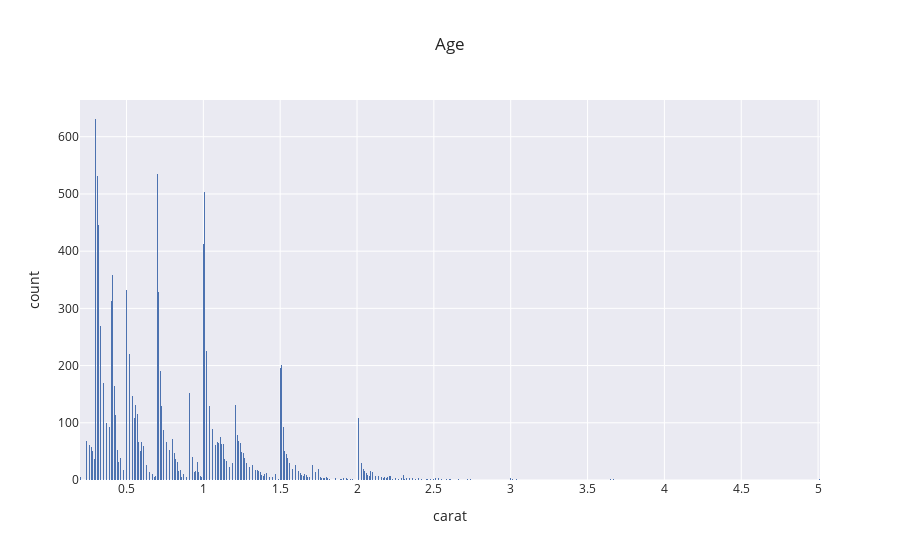

Here is the notebook cell this chart was saved with:
### Code cell
fig=px.histogram(PROBA, x='carat',nbins=1000,template='seaborn',title='Age',barmode='group')
fig.show()

### Figure 1 — Plotly figure (JSON) as saved in the notebook; plotly's stock layout.template omitted (floating-point values rounded to 4 significant figures; data arrays with more than 128 entries replaced by an {"elided": "..."} marker saying what was removed)
{"data": [{"alignmentgroup": "True", "bingroup": "x", "hovertemplate": "carat=%{x}<br>count=%{y}<extra></extra>", "legendgroup": "", "marker": {"color": "rgb(76,114,176)"}, "name": "", "nbinsx": 1000, "offsetgroup": "", "orientation": "v", "showlegend": false, "type": "histogram", "x": {"elided": "13485 float values"}, "xaxis": "x", "yaxis": "y"}], "layout": {"autosize": true, "barmode": "group", "legend": {"tracegroupgap": 0}, "title": {"text": "Age"}, "xaxis": {"anchor": "y", "autorange": true, "domain": [0, 1], "range": [0.1975, 5.012], "title": {"text": "carat"}, "type": "linear"}, "yaxis": {"anchor": "x", "autorange": true, "domain": [0, 1], "range": [0, 664.2], "title": {"text": "count"}}}}
